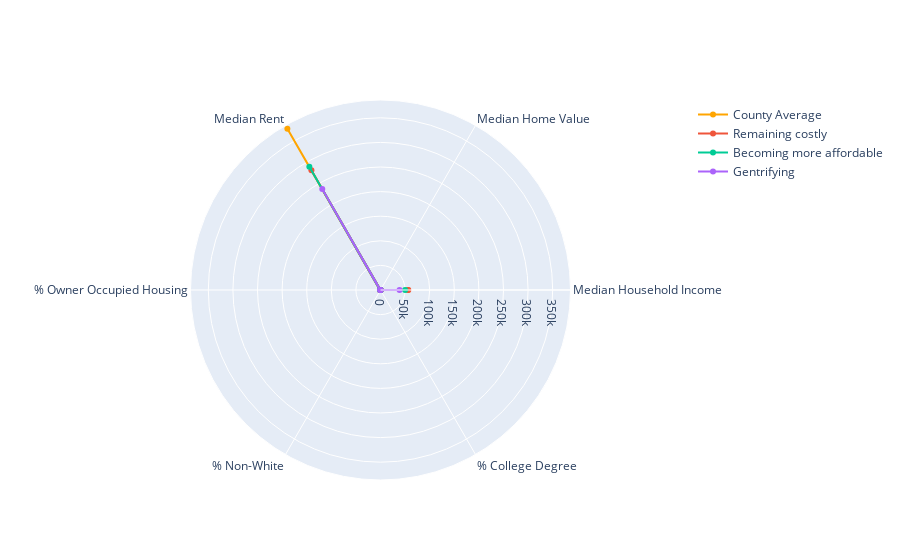

The cell this chart's notebook holds for it:
### Code cell
categories=['Median Household Income','Median Home Value','Median Rent', 
         '% Owner Occupied Housing', '% Non-White',
         '% College Degree']
fig = go.Figure()

fig.add_trace(go.Scatterpolar(
      r=[55907,32,378607,1117,64,41],
      theta=categories,
      name='County Average',
      marker={
        'color':'orange'
    }
))

fig.add_trace(go.Scatterpolar(
  r=[56486,37,280846,951,49,35],
  theta=categories,
    name='Remaining costly'
))

fig.add_trace(go.Scatterpolar(
      r=[50071,28,289275,976,63,38],
      theta=categories,
      name='Becoming more affordable'
))
fig.add_trace(go.Scatterpolar(
      r=[38815,24,236787,711,69,17],
      theta=categories,
      name='Gentrifying'
))
fig.update_layout(
  polar=dict(
    radialaxis=dict(
      visible=True,
    ),
      
  ),
  showlegend=True
)

fig.show()

### Figure 1 — Plotly figure (JSON) as saved in the notebook; plotly's stock layout.template omitted (floating-point values rounded to 4 significant figures)
{"data": [{"marker": {"color": "orange"}, "name": "County Average", "r": [55907, 32, 378607, 1117, 64, 41], "theta": ["Median Household Income", "Median Home Value", "Median Rent", "% Owner Occupied Housing", "% Non-White", "% College Degree"], "type": "scatterpolar"}, {"name": "Remaining costly", "r": [56486, 37, 280846, 951, 49, 35], "theta": ["Median Household Income", "Median Home Value", "Median Rent", "% Owner Occupied Housing", "% Non-White", "% College Degree"], "type": "scatterpolar"}, {"name": "Becoming more affordable", "r": [50071, 28, 289275, 976, 63, 38], "theta": ["Median Household Income", "Median Home Value", "Median Rent", "% Owner Occupied Housing", "% Non-White", "% College Degree"], "type": "scatterpolar"}, {"name": "Gentrifying", "r": [38815, 24, 236787, 711, 69, 17], "theta": ["Median Household Income", "Median Home Value", "Median Rent", "% Owner Occupied Housing", "% Non-White", "% College Degree"], "type": "scatterpolar"}], "layout": {"polar": {"radialaxis": {"visible": true}}, "showlegend": true}}
